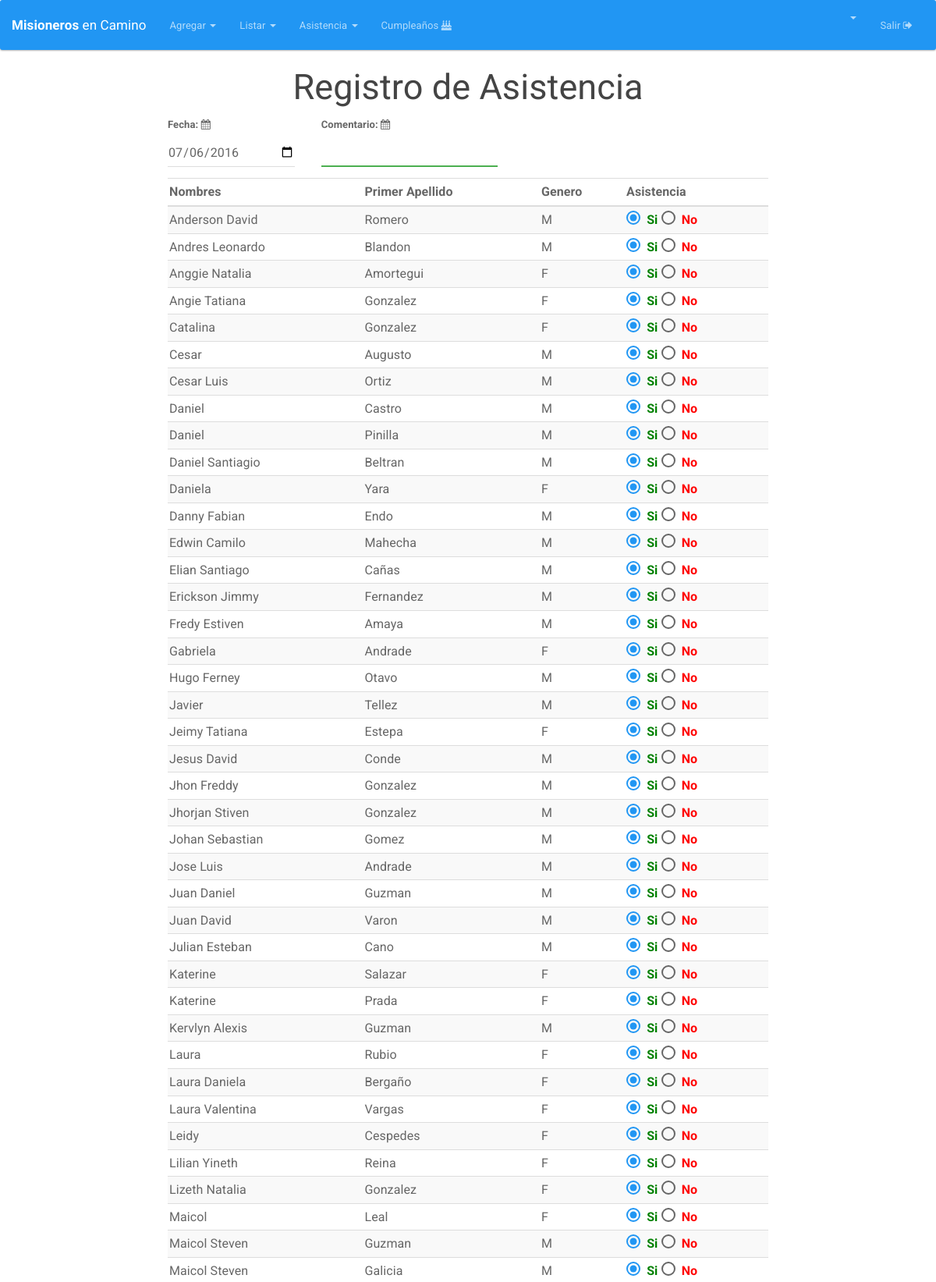
The page /asistencia (signed in, upper part) on the database its author committed.
### tables this page shows
CREATE TABLE `integrante` (
  `DOCUMENTO` int(12) NOT NULL,
  `NOMBRES` varchar(25) NOT NULL,
  `PRIMER_APELLIDO` varchar(15) NOT NULL,
  `SEGUNDO_APELLIDO` varchar(15) DEFAULT NULL,
  `GENERO` varchar(2) DEFAULT NULL,
  `FECHA_NACIMIENTO` date NOT NULL,
  `DIRECCION` varchar(50) DEFAULT NULL,
  `CELULAR` varchar(200) DEFAULT NULL,
  `CORREO` varchar(50) DEFAULT NULL,
  `ACOLITO` tinyint(1) DEFAULT NULL,
  `COORDINADOR` tinyint(1) DEFAULT NULL,
  `IMAGEN` longtext,
  `FECHA_INGRESO` date DEFAULT NULL,
  `FECHA_REGISTRO` timestamp NOT NULL DEFAULT CURRENT_TIMESTAMP ON UPDATE CURRENT_TIMESTAMP
);

### index.php (called while the page is built, shortened)
<?php
if (isset($_SESSION['app_id'])) {
	require_once "Core/Models/Conexion.php";
}
Core\Config\Enrutador::run(new Core\Config\Request());
?>

### Core/Models/Conexion.php (called while the page is built, shortened)
<?php namespace Core\Models;
	class Conexion{
		private $datos= array (
				"host"=>DB_HOST,
				"user"=>DB_USER,
				"pass"=>DB_PASS,
				"db"=>DB_NAME
			);
		private $db;
		public function __construct()
		{
			$this->db = new \mysqli(
					$this->datos['host'],
					$this->datos['user'],
					$this->datos['pass'],
					$this->datos['db']
				);
			$this->db-> set_charset("utf8");
		}
		public function consultaRetorno($sql){
			$datos = $this->db->query($sql);
			return $datos;
		}
	}
 ?>

### Core/Config/Request.php (called while the page is built, shortened)
<?php namespace Core\Config;
class Request{
	private $metodo;
	private $argumento;
	public function __construct(){
		if(isset($_GET['url'])){
			$ruta = filter_input(INPUT_GET, 'url', FILTER_SANITIZE_URL);
			$ruta = explode("/", $ruta);
			$ruta = array_filter($ruta);
			if($ruta[0] == "index.php"){
				$this->controlador = "Login";
			}else{
				$this->controlador = strtolower(array_shift($ruta));
			}
			$this->metodo = strtolower(array_shift($ruta));
			if(!$this->metodo){
				$this->metodo = "index";
			}
			$this->argumento = $ruta;
		}else{
			$this->controlador = "Login";
			$this->metodo = "index";
		}
	}
	public function getMetodo(){
		return $this->metodo;
	}
	public function getArgumento(){
		return $this->argumento;
	}
}
?>

### Core/Controllers/AsistenciaController.php (called while the page is built, shortened)
<?php namespace Core\Controllers;
class AsistenciaController{
	private $integrante;
	private $asistencia;
	public function __construct(){
		$this->integrante = new Integrante();
		$this->asistencia = new Asistencia();
	}
	public function index(){
		if ($_POST) {
			$datos=$this->integrante->listar();
			while($row = mysqli_fetch_array($datos)){
				$id=$row['DOCUMENTO'];
				$this->asistencia->__set("fecha", $_POST['fechaAsistencia']);
				$this->asistencia->__set("integrante",  $_POST['documento_'.$id]);
				$this->asistencia->__set("asistencia", $_POST['asistencia_'.$id] );
				$this->asistencia->__set("comentario", $_POST['comentario'] );
				$this->asistencia->add();
			 }
			header("Location:" . URL . "asistencia");
		}else {
			$datos=$this->integrante->listar();
			return $datos;
		}
	}
}
?>

### Core/Models/Integrante.php (called while the page is built, shortened)
<?php namespace Core\Models;
class Integrante {
	private $db;
	public function __construct(){
		$this->db = new Conexion();
	}
	public function listar(){
		$sql="SELECT * FROM integrante ORDER BY NOMBRES ASC ";
		$datos=$this->db->consultaRetorno($sql);
		return $datos;
	}
}
?>

### HTML/Asistencia/index.php (the view, shortened to what this page needs)
  <html>
  <head>
    <?php include(HTML_DIR.'/overall/header.php') ?>
  </head>
  <body>
    <?php include(HTML_DIR.'/overall/nav.php') ?>
    <div id="container">
      <h2 align="center">Registro de Asistencia</h2>
      <div class="">
        <div class="col-md-2"></div>
        <div class="col-md-8">
          <form class="form-horizontal" enctype="multipart/form-data" method="POST" id="formAsistencia" name="formAsistencia">
            <table class="table table-striped table-hover" id="integrantesTabla" >
              <thead>
                <tr>
                 <div class="form-group col-md-3"  >
                   <label for="fechaAsistencia">Fecha: <i class="fa fa-calendar" aria-hidden="true"></i></label>
                   <input type="date" name="fechaAsistencia" id="fechaAsistencia" class="form-control" value="<?php echo date('Y-m-d'); ?>" onchange="cargarAsistencia();" onblur="cargarAsistencia();">
                 </div>
                 <div class="form-group col-md-1" ></div>
                 <div class="form-group col-md-4 has-success" >
                 <label for="fechaAsistencia">Comentario: <i class="fa fa-calendar" aria-hidden="true"></i></label>
                   <input type="text" name="comentario" id="comentario" class="form-control">
                 </div>
               </tr>
               <tr><br>
                <div id="alert"  class="col-md-4"></div>
              </tr>
              <tr>
                <th class="hidden-xs">Nombres</th>
                <th class="hidden-xs">Primer Apellido</th>
                <th class="hidden-xs">Genero</th>
                <th>Asistencia</th>
              </tr>
            </thead>
            <tbody>
              <?php while($row = mysqli_fetch_array($datos)){ ?>
                <tr>
                  <td class="hidden-xs"><?php  echo $row['NOMBRES']; ?></td>
                  <td class="hidden-xs"><?php  echo $row['PRIMER_APELLIDO']; ?></td>
                  <td class="hidden-xs"><?php  echo $row['GENERO']; ?></td>
                  <td>
                    <input type="radio"  checked required name="asistencia_<?php echo $row['DOCUMENTO'] ?>"  id="si_<?php echo $row['DOCUMENTO'] ?>" value="1"> <span style="color:green;font-weight: bold">Si</span>
                    <input type="radio" required name="asistencia_<?php echo $row['DOCUMENTO'] ?>" id="no_<?php echo $row['DOCUMENTO'] ?>" value="0"> <span style="color:red;font-weight: bold">No</span>
                  </td>
                </tr>
                <?php
              }
              ?>
            </tbody>
          </table>
        </form>
      </div>
      <div class="col-md-2"></div>
    </div>
  </div>
</body>
</html>

### Views/css/general.css (style rules this page uses)
label { font-weight: bold; }

### rows shown on the page
integrante: NOMBRES "Anderson David", PRIMER_APELLIDO "Romero", GENERO "M"
integrante: NOMBRES "Andres Leonardo", PRIMER_APELLIDO "Blandon", GENERO "M"
integrante: NOMBRES "Anggie Natalia", PRIMER_APELLIDO "Amortegui", GENERO "F"
integrante: NOMBRES "Angie Tatiana", PRIMER_APELLIDO "Gonzalez", GENERO "F"
integrante: NOMBRES "Catalina", PRIMER_APELLIDO "Gonzalez", GENERO "F"
integrante: NOMBRES "Cesar", PRIMER_APELLIDO "Augusto", GENERO "M"
integrante: NOMBRES "Cesar Luis", PRIMER_APELLIDO "Ortiz", GENERO "M"
integrante: NOMBRES "Daniel", PRIMER_APELLIDO "Castro", GENERO "M"
integrante: NOMBRES "Daniel", PRIMER_APELLIDO "Pinilla", GENERO "M"
integrante: NOMBRES "Daniel Santiagio", PRIMER_APELLIDO "Beltran", GENERO "M"
integrante: NOMBRES "Daniela", PRIMER_APELLIDO "Yara", GENERO "F"
integrante: NOMBRES "Danny Fabian", PRIMER_APELLIDO "Endo", GENERO "M"
integrante: NOMBRES "Edwin Camilo", PRIMER_APELLIDO "Mahecha", GENERO "M"
integrante: NOMBRES "Elian Santiago", PRIMER_APELLIDO "Cañas", GENERO "M"
integrante: NOMBRES "Erickson Jimmy", PRIMER_APELLIDO "Fernandez", GENERO "M"
integrante: NOMBRES "Fredy Estiven", PRIMER_APELLIDO "Amaya", GENERO "M"
integrante: NOMBRES "Gabriela", PRIMER_APELLIDO "Andrade", GENERO "F"
integrante: NOMBRES "Hugo Ferney", PRIMER_APELLIDO "Otavo", GENERO "M"
integrante: NOMBRES "Javier", PRIMER_APELLIDO "Tellez", GENERO "M"
integrante: NOMBRES "Jeimy Tatiana", PRIMER_APELLIDO "Estepa", GENERO "F"
integrante: NOMBRES "Jesus David", PRIMER_APELLIDO "Conde", GENERO "M"
integrante: NOMBRES "Jhon Freddy", PRIMER_APELLIDO "Gonzalez", GENERO "M"
integrante: NOMBRES "Jhorjan Stiven", PRIMER_APELLIDO "Gonzalez", GENERO "M"
integrante: NOMBRES "Johan Sebastian", PRIMER_APELLIDO "Gomez", GENERO "M"
integrante: NOMBRES "Jose Luis", PRIMER_APELLIDO "Andrade", GENERO "M"
integrante: NOMBRES "Juan Daniel", PRIMER_APELLIDO "Guzman", GENERO "M"
integrante: NOMBRES "Juan David", PRIMER_APELLIDO "Varon", GENERO "M"
integrante: NOMBRES "Julian Esteban", PRIMER_APELLIDO "Cano", GENERO "M"
integrante: NOMBRES "Katerine", PRIMER_APELLIDO "Salazar", GENERO "F"
integrante: NOMBRES "Katerine", PRIMER_APELLIDO "Prada", GENERO "F"
integrante: NOMBRES "Kervlyn Alexis", PRIMER_APELLIDO "Guzman", GENERO "M"
integrante: NOMBRES "Laura", PRIMER_APELLIDO "Rubio", GENERO "F"
integrante: NOMBRES "Laura Daniela", PRIMER_APELLIDO "Bergaño", GENERO "F"
integrante: NOMBRES "Laura Valentina", PRIMER_APELLIDO "Vargas", GENERO "F"
integrante: NOMBRES "Leidy", PRIMER_APELLIDO "Cespedes", GENERO "F"
integrante: NOMBRES "Lilian Yineth", PRIMER_APELLIDO "Reina", GENERO "F"
integrante: NOMBRES "Lizeth Natalia", PRIMER_APELLIDO "Gonzalez", GENERO "F"
integrante: NOMBRES "Maicol", PRIMER_APELLIDO "Leal", GENERO "F"
integrante: NOMBRES "Maicol Steven", PRIMER_APELLIDO "Guzman", GENERO "M"
integrante: NOMBRES "Maicol Steven", PRIMER_APELLIDO "Galicia", GENERO "M"
